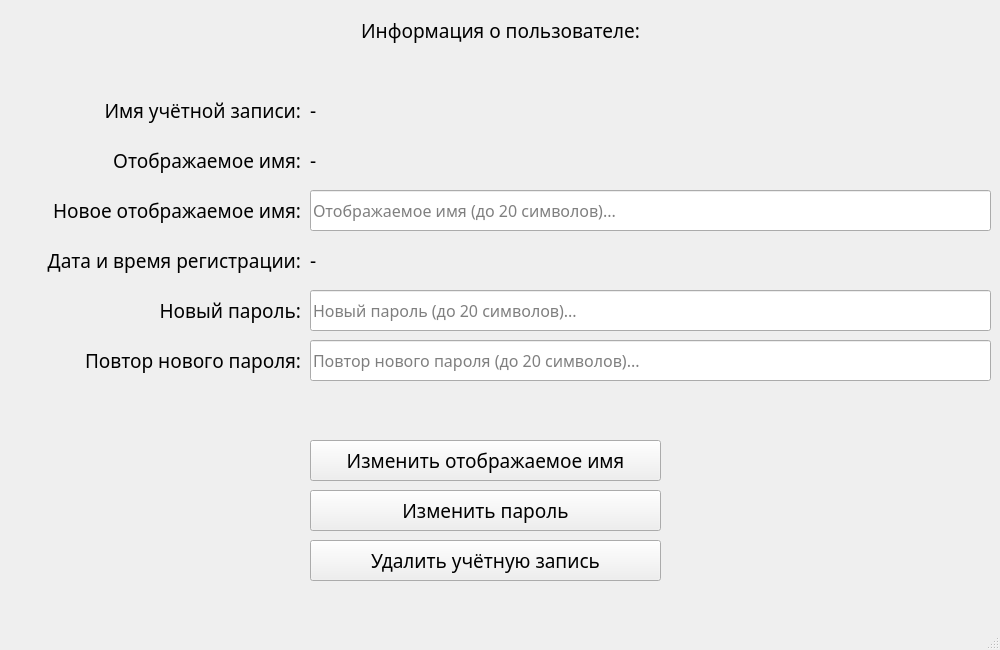
<?xml version="1.0" encoding="UTF-8"?>
<ui version="4.0">
 <class>InfoUserWindow</class>
 <widget class="QMainWindow" name="InfoUserWindow">
  <property name="geometry">
   <rect>
    <x>0</x>
    <y>0</y>
    <width>1000</width>
    <height>650</height>
   </rect>
  </property>
  <property name="minimumSize">
   <size>
    <width>1000</width>
    <height>650</height>
   </size>
  </property>
  <property name="maximumSize">
   <size>
    <width>1000</width>
    <height>650</height>
   </size>
  </property>
  <property name="windowTitle">
   <string>MainWindow</string>
  </property>
  <widget class="QWidget" name="centralwidget">
   <widget class="QLabel" name="userInfoLabel">
    <property name="geometry">
     <rect>
      <x>300</x>
      <y>10</y>
      <width>401</width>
      <height>41</height>
     </rect>
    </property>
    <property name="font">
     <font>
      <family>Segoe Print</family>
      <pointsize>14</pointsize>
      <underline>false</underline>
     </font>
    </property>
    <property name="autoFillBackground">
     <bool>false</bool>
    </property>
    <property name="text">
     <string>Информация о пользователе:</string>
    </property>
    <property name="alignment">
     <set>Qt::AlignmentFlag::AlignCenter</set>
    </property>
   </widget>
   <widget class="QLabel" name="loginLabel">
    <property name="geometry">
     <rect>
      <x>0</x>
      <y>90</y>
      <width>301</width>
      <height>41</height>
     </rect>
    </property>
    <property name="font">
     <font>
      <family>Segoe Print</family>
      <pointsize>14</pointsize>
      <underline>false</underline>
     </font>
    </property>
    <property name="autoFillBackground">
     <bool>false</bool>
    </property>
    <property name="text">
     <string>Имя учётной записи:</string>
    </property>
    <property name="alignment">
     <set>Qt::AlignmentFlag::AlignRight|Qt::AlignmentFlag::AlignTrailing|Qt::AlignmentFlag::AlignVCenter</set>
    </property>
   </widget>
   <widget class="QLabel" name="usernameLabel">
    <property name="geometry">
     <rect>
      <x>0</x>
      <y>140</y>
      <width>301</width>
      <height>41</height>
     </rect>
    </property>
    <property name="font">
     <font>
      <family>Segoe Print</family>
      <pointsize>14</pointsize>
      <underline>false</underline>
     </font>
    </property>
    <property name="autoFillBackground">
     <bool>false</bool>
    </property>
    <property name="text">
     <string>Отображаемое имя:</string>
    </property>
    <property name="alignment">
     <set>Qt::AlignmentFlag::AlignRight|Qt::AlignmentFlag::AlignTrailing|Qt::AlignmentFlag::AlignVCenter</set>
    </property>
   </widget>
   <widget class="QLabel" name="timestampLabel">
    <property name="geometry">
     <rect>
      <x>0</x>
      <y>240</y>
      <width>301</width>
      <height>41</height>
     </rect>
    </property>
    <property name="font">
     <font>
      <family>Segoe Print</family>
      <pointsize>14</pointsize>
      <underline>false</underline>
     </font>
    </property>
    <property name="autoFillBackground">
     <bool>false</bool>
    </property>
    <property name="text">
     <string>Дата и время регистрации:</string>
    </property>
    <property name="alignment">
     <set>Qt::AlignmentFlag::AlignRight|Qt::AlignmentFlag::AlignTrailing|Qt::AlignmentFlag::AlignVCenter</set>
    </property>
   </widget>
   <widget class="QLabel" name="loginInfoValueLabel">
    <property name="geometry">
     <rect>
      <x>310</x>
      <y>90</y>
      <width>671</width>
      <height>41</height>
     </rect>
    </property>
    <property name="font">
     <font>
      <family>Segoe Print</family>
      <pointsize>14</pointsize>
      <underline>false</underline>
     </font>
    </property>
    <property name="autoFillBackground">
     <bool>false</bool>
    </property>
    <property name="text">
     <string>-</string>
    </property>
    <property name="alignment">
     <set>Qt::AlignmentFlag::AlignLeading|Qt::AlignmentFlag::AlignLeft|Qt::AlignmentFlag::AlignVCenter</set>
    </property>
   </widget>
   <widget class="QLabel" name="usernameInfoValueLabel">
    <property name="geometry">
     <rect>
      <x>310</x>
      <y>140</y>
      <width>671</width>
      <height>41</height>
     </rect>
    </property>
    <property name="font">
     <font>
      <family>Segoe Print</family>
      <pointsize>14</pointsize>
      <underline>false</underline>
     </font>
    </property>
    <property name="autoFillBackground">
     <bool>false</bool>
    </property>
    <property name="text">
     <string>-</string>
    </property>
    <property name="alignment">
     <set>Qt::AlignmentFlag::AlignLeading|Qt::AlignmentFlag::AlignLeft|Qt::AlignmentFlag::AlignVCenter</set>
    </property>
   </widget>
   <widget class="QLabel" name="timestampInfoValueLabel">
    <property name="geometry">
     <rect>
      <x>310</x>
      <y>240</y>
      <width>671</width>
      <height>41</height>
     </rect>
    </property>
    <property name="font">
     <font>
      <family>Segoe Print</family>
      <pointsize>14</pointsize>
      <underline>false</underline>
     </font>
    </property>
    <property name="autoFillBackground">
     <bool>false</bool>
    </property>
    <property name="text">
     <string>-</string>
    </property>
    <property name="alignment">
     <set>Qt::AlignmentFlag::AlignLeading|Qt::AlignmentFlag::AlignLeft|Qt::AlignmentFlag::AlignVCenter</set>
    </property>
   </widget>
   <widget class="QPushButton" name="changeUsernameButton">
    <property name="geometry">
     <rect>
      <x>310</x>
      <y>440</y>
      <width>351</width>
      <height>41</height>
     </rect>
    </property>
    <property name="font">
     <font>
      <family>Segoe Print</family>
      <pointsize>14</pointsize>
      <bold>false</bold>
      <underline>false</underline>
      <strikeout>false</strikeout>
      <kerning>true</kerning>
     </font>
    </property>
    <property name="text">
     <string>Изменить отображаемое имя</string>
    </property>
   </widget>
   <widget class="QPushButton" name="changePwordButton">
    <property name="geometry">
     <rect>
      <x>310</x>
      <y>490</y>
      <width>351</width>
      <height>41</height>
     </rect>
    </property>
    <property name="font">
     <font>
      <family>Segoe Print</family>
      <pointsize>14</pointsize>
      <bold>false</bold>
      <underline>false</underline>
      <strikeout>false</strikeout>
      <kerning>true</kerning>
     </font>
    </property>
    <property name="text">
     <string>Изменить пароль</string>
    </property>
   </widget>
   <widget class="QPushButton" name="deleteAccountButton">
    <property name="geometry">
     <rect>
      <x>310</x>
      <y>540</y>
      <width>351</width>
      <height>41</height>
     </rect>
    </property>
    <property name="font">
     <font>
      <family>Segoe Print</family>
      <pointsize>14</pointsize>
      <bold>false</bold>
      <underline>false</underline>
      <strikeout>false</strikeout>
      <kerning>true</kerning>
     </font>
    </property>
    <property name="text">
     <string>Удалить учётную запись</string>
    </property>
   </widget>
   <widget class="QLineEdit" name="newUsernameLineEdit">
    <property name="enabled">
     <bool>true</bool>
    </property>
    <property name="geometry">
     <rect>
      <x>310</x>
      <y>190</y>
      <width>681</width>
      <height>41</height>
     </rect>
    </property>
    <property name="font">
     <font>
      <family>Segoe Print</family>
      <pointsize>12</pointsize>
      <italic>false</italic>
      <bold>false</bold>
     </font>
    </property>
    <property name="maxLength">
     <number>20</number>
    </property>
    <property name="frame">
     <bool>true</bool>
    </property>
    <property name="alignment">
     <set>Qt::AlignmentFlag::AlignJustify|Qt::AlignmentFlag::AlignVCenter</set>
    </property>
    <property name="readOnly">
     <bool>false</bool>
    </property>
    <property name="placeholderText">
     <string>Отображаемое имя (до 20 символов)...</string>
    </property>
   </widget>
   <widget class="QLabel" name="newUsernameLabel">
    <property name="geometry">
     <rect>
      <x>0</x>
      <y>190</y>
      <width>301</width>
      <height>41</height>
     </rect>
    </property>
    <property name="font">
     <font>
      <family>Segoe Print</family>
      <pointsize>14</pointsize>
      <underline>false</underline>
     </font>
    </property>
    <property name="autoFillBackground">
     <bool>false</bool>
    </property>
    <property name="text">
     <string>Новое отображаемое имя:</string>
    </property>
    <property name="alignment">
     <set>Qt::AlignmentFlag::AlignRight|Qt::AlignmentFlag::AlignTrailing|Qt::AlignmentFlag::AlignVCenter</set>
    </property>
   </widget>
   <widget class="QLineEdit" name="newPwordLineEdit">
    <property name="enabled">
     <bool>true</bool>
    </property>
    <property name="geometry">
     <rect>
      <x>310</x>
      <y>290</y>
      <width>681</width>
      <height>41</height>
     </rect>
    </property>
    <property name="font">
     <font>
      <family>Segoe Print</family>
      <pointsize>12</pointsize>
      <italic>false</italic>
      <bold>false</bold>
     </font>
    </property>
    <property name="maxLength">
     <number>20</number>
    </property>
    <property name="frame">
     <bool>true</bool>
    </property>
    <property name="echoMode">
     <enum>QLineEdit::EchoMode::Password</enum>
    </property>
    <property name="alignment">
     <set>Qt::AlignmentFlag::AlignJustify|Qt::AlignmentFlag::AlignVCenter</set>
    </property>
    <property name="readOnly">
     <bool>false</bool>
    </property>
    <property name="placeholderText">
     <string>Новый пароль (до 20 символов)...</string>
    </property>
   </widget>
   <widget class="QLineEdit" name="confirmNewPwordLineEdit">
    <property name="enabled">
     <bool>true</bool>
    </property>
    <property name="geometry">
     <rect>
      <x>310</x>
      <y>340</y>
      <width>681</width>
      <height>41</height>
     </rect>
    </property>
    <property name="font">
     <font>
      <family>Segoe Print</family>
      <pointsize>12</pointsize>
      <italic>false</italic>
      <bold>false</bold>
     </font>
    </property>
    <property name="maxLength">
     <number>20</number>
    </property>
    <property name="frame">
     <bool>true</bool>
    </property>
    <property name="echoMode">
     <enum>QLineEdit::EchoMode::Password</enum>
    </property>
    <property name="alignment">
     <set>Qt::AlignmentFlag::AlignJustify|Qt::AlignmentFlag::AlignVCenter</set>
    </property>
    <property name="readOnly">
     <bool>false</bool>
    </property>
    <property name="placeholderText">
     <string>Повтор нового пароля (до 20 символов)...</string>
    </property>
   </widget>
   <widget class="QLabel" name="newPwordLabel">
    <property name="geometry">
     <rect>
      <x>10</x>
      <y>290</y>
      <width>291</width>
      <height>41</height>
     </rect>
    </property>
    <property name="font">
     <font>
      <family>Segoe Print</family>
      <pointsize>14</pointsize>
      <underline>false</underline>
     </font>
    </property>
    <property name="autoFillBackground">
     <bool>false</bool>
    </property>
    <property name="text">
     <string>Новый пароль:</string>
    </property>
    <property name="alignment">
     <set>Qt::AlignmentFlag::AlignRight|Qt::AlignmentFlag::AlignTrailing|Qt::AlignmentFlag::AlignVCenter</set>
    </property>
   </widget>
   <widget class="QLabel" name="retypePwordInfoLabel">
    <property name="geometry">
     <rect>
      <x>10</x>
      <y>340</y>
      <width>291</width>
      <height>41</height>
     </rect>
    </property>
    <property name="font">
     <font>
      <family>Segoe Print</family>
      <pointsize>14</pointsize>
      <underline>false</underline>
     </font>
    </property>
    <property name="autoFillBackground">
     <bool>false</bool>
    </property>
    <property name="text">
     <string>Повтор нового пароля:</string>
    </property>
    <property name="alignment">
     <set>Qt::AlignmentFlag::AlignRight|Qt::AlignmentFlag::AlignTrailing|Qt::AlignmentFlag::AlignVCenter</set>
    </property>
   </widget>
  </widget>
  <widget class="QMenuBar" name="menubar">
   <property name="geometry">
    <rect>
     <x>0</x>
     <y>0</y>
     <width>1000</width>
     <height>22</height>
    </rect>
   </property>
  </widget>
  <widget class="QStatusBar" name="statusbar"/>
 </widget>
 <resources/>
 <connections/>
</ui>
